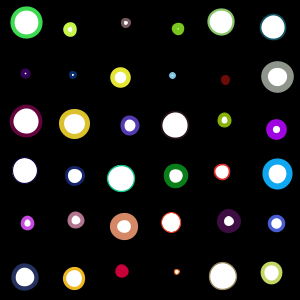
Frame 1 (no input)
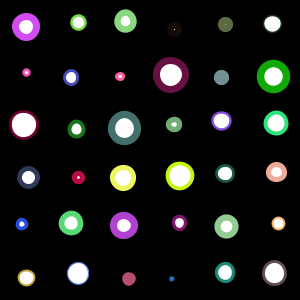
Frame 60 (the mouse pressed at the canvas centre just before this capture)
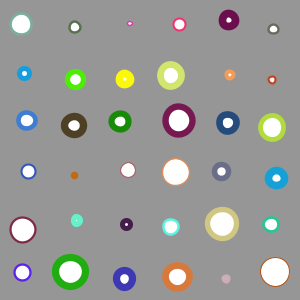
Frame 120 (the mouse held since frame 60 and released just before this capture)

The Processing sketch that drew these frames (run headless with seeded random() and noise(); from frame 60 on, the mouse is pressed at the canvas centre):

// Processing sketch: processing_22259
// ── processing_22259.pde

int counter;

void setup() {
size(300,300);
ellipseMode(CENTER);
background(255,255,255);
}
 
void elli(float x, float y,float z) {
  stroke(random(255),random(255),random(255));
  strokeWeight(random(1,8));
  ellipse(x,y,z,z);
  }
 
 
void draw() {
  
background(mouseY,mouseY,mouseX);
for(int a=0;a<width/5;a++){
  for(int b=0;b<height/5;b++){
    elli(random(10)+a*50+20,random(10)+b*50+20,random(3,30));
  }
}
 
 
}
